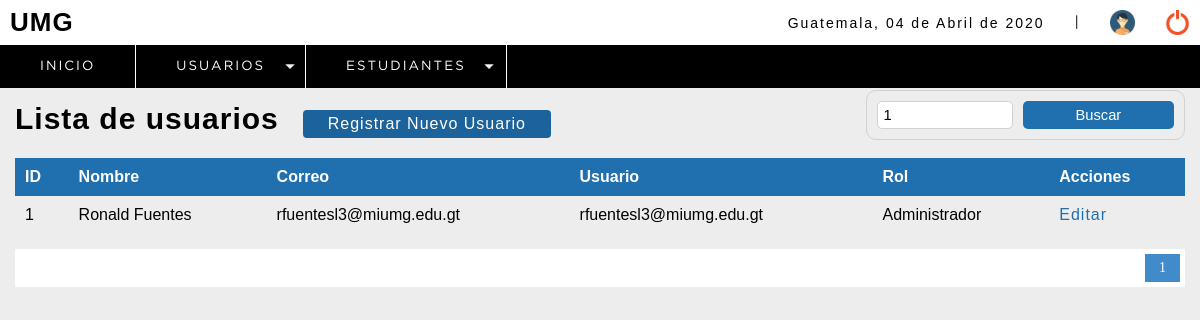
The app's page /sistema/buscar_usuario.php?busqueda=1 (signed in) with its own data.
### tables this page shows
CREATE TABLE `usuario` (
  `idusuario` int(11) NOT NULL,
  `nombre` varchar(50) DEFAULT NULL,
  `correo` varchar(100) DEFAULT NULL,
  `usuario` varchar(100) DEFAULT NULL,
  `clave` varchar(100) DEFAULT NULL,
  `rol` int(11) DEFAULT NULL,
  `estatus` int(11) NOT NULL DEFAULT '1'
);

CREATE TABLE `rol` (
  `idrol` int(11) NOT NULL,
  `rol` varchar(20) DEFAULT NULL
);

### sistema/buscar_usuario.php (the view, shortened to what this page needs)
<?php
	include "../conexion.php";
 ?>
<!DOCTYPE html>
<html lang="en">
<head>
	<?php include "includes/scripts.php"; ?>
</head>
<body>
	<?php include "includes/header.php"; ?>
	<section id="container">
		<?php
			$busqueda = strtolower($_REQUEST['busqueda']);
		 ?>
		<h1>Lista de usuarios</h1>
		<a href="registro_usuario.php" class="btn_new">Registrar Nuevo Usuario</a>
		<form action="buscar_usuario.php" method="get" class="form_search">
			<input type="text" name="busqueda" id="busqueda" placeholder="Buscar" value="<?php echo $busqueda; ?>">
			<input type="submit" value="Buscar" class="btn_search">
		</form>
		<table>
			<tr>
				<th>ID</th>
				<th>Nombre</th>
				<th>Correo</th>
				<th>Usuario</th>
				<th>Rol</th>
				<th>Acciones</th>
			</tr>
		<?php
			$rol = '';
			$sql_registe = mysqli_query($conection,"SELECT COUNT(*) as total_registro FROM usuario
																WHERE ( idusuario LIKE '%$busqueda%' OR
																		nombre LIKE '%$busqueda%' OR
																		correo LIKE '%$busqueda%' OR
																		usuario LIKE '%$busqueda%'
																		$rol  )
																AND estatus = 1  ");
			$result_register = mysqli_fetch_array($sql_registe);
			$total_registro = $result_register['total_registro'];
			$por_pagina = 5;
			if(empty($_GET['pagina']))
			{
				$pagina = 1;
			}else{
				$pagina = $_GET['pagina'];
			}
			$desde = ($pagina-1) * $por_pagina;
			$total_paginas = ceil($total_registro / $por_pagina);
			$query = mysqli_query($conection,"SELECT u.idusuario, u.nombre, u.correo, u.usuario, r.rol FROM usuario u INNER JOIN rol r ON u.rol = r.idrol
										WHERE
										( u.idusuario LIKE '%$busqueda%' OR
											u.nombre LIKE '%$busqueda%' OR
											u.correo LIKE '%$busqueda%' OR
											u.usuario LIKE '%$busqueda%' OR
											r.rol    LIKE  '%$busqueda%' )
										AND
										estatus = 1 ORDER BY u.idusuario ASC LIMIT $desde,$por_pagina
				");
			$result = mysqli_num_rows($query);
			if($result > 0){
				while ($data = mysqli_fetch_array($query)) {
			?>
				<tr>
					<td><?php echo $data["idusuario"]; ?></td>
					<td><?php echo $data["nombre"]; ?></td>
					<td><?php echo $data["correo"]; ?></td>
					<td><?php echo $data["usuario"]; ?></td>
					<td><?php echo $data['rol'] ?></td>
					<td>
						<a class="link_edit" href="editar_usuario.php?id=<?php echo $data["idusuario"]; ?>">Editar</a>
					</td>
				</tr>
		<?php
				}
			}
		 ?>
		</table>
<?php
	if($total_registro != 0)
	{
 ?>
		<div class="paginador">
			<ul>
			<?php
				for ($i=1; $i <= $total_paginas; $i++) {
					if($i == $pagina)
					{
						echo '<li class="pageSelected">'.$i.'</li>';
					}else{
						echo '<li><a href="?pagina='.$i.'&busqueda='.$busqueda.'">'.$i.'</a></li>';
					}
				}
			 ?>
			</ul>
		</div>
<?php } ?>
	</section>
</body>
</html>

### sistema/css/estilos.css (style rules this page uses)
* { margin: 0; padding: 0; box-sizing: border-box; }
body { background: #ededed; }
h1, h2, h3, h4, h5, h6 { font-family: 'arial'; font-weight: bold; letter-spacing: 1px; }
h1 { font-size: 26px; }
a { text-decoration: none; font-family: arial; letter-spacing: 1px; }
#container { padding: 90px 15px 15px; }
form { background: #FFF; margin: auto; padding: 20px 50px; border: 1px solid #d1d1d1; border-radius: 10px; }
input,select { display: block; width: 100%; font-size: 11pt; padding: 5px; border: 1px solid #d1d1d1; border-radius: 5px; }
#container h1 { font-size: 30px; display: inline-block; }
.btn_new { display: inline-block; background:#1C629B; color: #FFF; padding: 5px 25px; border-radius: 4px; margin: 20px; }
table { border-collapse: collapse; font-size: 12pt; font-family: 'arial'; width: 100%; }
table th { text-align: left; padding: 10px; background: #206FAF; color: #FFF; }
table tr:nth-child(odd) { background: #FFF; }
table td { padding: 10px; }
.link_edit { color: #206FAF; }
.paginador ul { padding: 5px; list-style: none; background: #FFF; margin-top: 15px; display: -webkit-flex; display: -moz-flex; display: -ms-flex; display: -o-flex; display: flex; justify-content: flex-end; }
.paginador a, .pageSelected { color: #206FAF; border: 1px solid #ddd; padding: 5px; display: inline-block; font-size: 14px; text-align: center; width: 35px; }
.pageSelected { color: #FFF; background: #428bca; border: 1px solid #428bca; }
.form_search { display: -webkit-flex; display: -moz-flex; display: -ms-flex; display: -o-flex; display: flex; float: right; background: initial; padding: 10px; border-radius: 10px; }
.form_search .btn_search { background: #206FAF; color: #FFF; padding: 0 20px; border: 0; cursor: pointer; margin-left: 10px; }

### records on screen
usuario: idusuario "1", nombre "Ronald Fuentes", correo "rfuentesl3@miumg.edu.gt", usuario "rfuentesl3@miumg.edu.gt", rol.rol "Administrador"

### other values on screen
fechaC() "04 de Abril de 2020"
